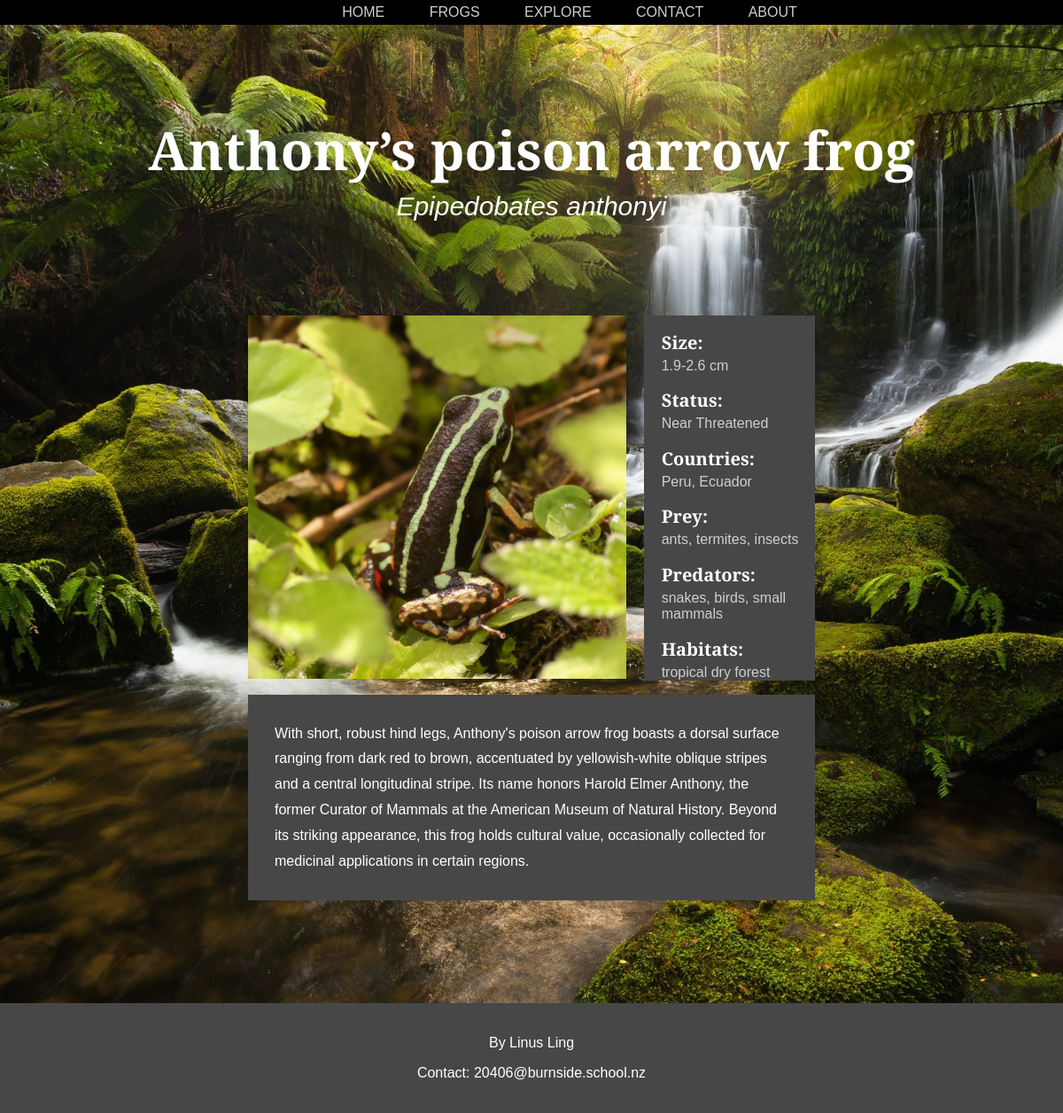
The page /frog/34 on the database its author committed.
### tables this page shows
CREATE TABLE frogs (id INTEGER PRIMARY KEY AUTOINCREMENT, name VARCHAR, image TEXT, description TEXT, scientific_name VARCHAR, min_size NUMERIC, max_size NUMERIC, status INTEGER REFERENCES statuses (id));

CREATE TABLE statuses (id INTEGER PRIMARY KEY AUTOINCREMENT, name VARCHAR);

CREATE TABLE country (id INTEGER PRIMARY KEY AUTOINCREMENT, name TEXT);

CREATE TABLE prey (id INTEGER PRIMARY KEY AUTOINCREMENT, name TEXT);

CREATE TABLE predator (id INTEGER PRIMARY KEY AUTOINCREMENT, name TEXT, description TEXT);

CREATE TABLE habitat (id INTEGER PRIMARY KEY AUTOINCREMENT, name TEXT, description TEXT);

### routes.py (the view)
@app.route('/frog/<int:id>')
def frog(id):
    queries = [['SELECT * FROM frogs WHERE id=?', (id,)],
               ['SELECT * FROM statuses WHERE id IN(SELECT status FROM frogs WHERE id =?)', (id,)],
               ['SELECT * FROM country WHERE id IN(SELECT cid FROM FrogCountry WHERE fid =?)', (id,)],
               ['SELECT * FROM prey WHERE id IN(SELECT pid FROM FrogPrey WHERE fid =?)', (id,)],
               ['SELECT * FROM predator WHERE id IN(SELECT pid FROM FrogPredator WHERE fid =?)', (id,)],
               ['SELECT * FROM habitat WHERE id IN(SELECT hid FROM FrogHabitat WHERE fid =?)', (id,)]]
    fetchall = [False, False, True, True, True, True, True]
    frog, status, country, prey, predator, habitat = fetch_data(queries, fetchall)
    return render_template("frog.html", frog=frog, status=status, country=country, prey=prey, predator=predator, habitat=habitat)

### routes.py (called while the page is built)
def fetch_data(queries: list, fetchall: list):
    conn = sqlite3.connect('frog.db')
    cur = conn.cursor()
    results = []
    for index, query in enumerate(queries):
        try:                                                 # checks if query[1] index exists, thefourtheye - https://stackoverflow.com/questions/29715501/how-can-i-check-if-a-list-index-exists
            cur.execute(query[0], query[1])
        except IndexError:
            cur.execute(query[0])
        if fetchall[index] is True:
            result = cur.fetchall()
        else:
            result = cur.fetchone()
        results.append(result)
    conn.close()
    return results

### templates/frog.html
{%extends "layout.html"%}
{%block content%}
<div class = "title">
    <h2>{{frog[1]}}</h2>
    <h3>{{frog[4]}}</h3>
</div>
<div class = "info_container">
    <img src = "/{{frog[2]}}" />
    <div class = "info">
        <h2>Size:</h2>
        {%if frog[5] != 0 %}
            <p>{{frog[5]}}-{{frog[6]}} cm</p>
        {%else%}
            <p>{{frog[6]}} cm<p>
        {%endif%}
        <h2>Status:</h2>
        <p>{{status[1]}}</p>
        <h2>Countries:</h2>
        <p>
            {%for item in country %}
                {{item[1]}}{{ "," if not loop.last }}
            {%endfor%}
        </p>
        <h2>Prey:</h2>
        <p>
            {%for item in prey %}
                {{item[1]}}{{ "," if not loop.last }}
            {%endfor%}
        </p>
        <h2>Predators:</h2>
        <p>
            {%for item in predator %}
                {{item[1]}}{{ "," if not loop.last }}
            {%endfor%}
        </p>
        <h2>Habitats:</h2>
        <p>
            {%for item in habitat %}
                {{item[1]}}{{ "," if not loop.last }}
            {%endfor%}
        </p>
    </div>
    <p class = "description">{{frog[3]}}</p>
</div>
{%endblock%}

### static/css/style.css (style rules this page uses)
body { margin: 0; padding: 0; min-height: 100vh; font-family: "Cormorant garamond", sans-serif; font-weight: 300; background: url("background.jpg") center/cover fixed no-repeat; color:rgb(255, 255, 255); display: flex; flex-direction: column; }
.info_container { display: grid; grid-template-columns: 2fr 1fr; padding: 100px; padding-top: 0px; margin: 0 15%; justify-content: center; }
.title { text-align: center; padding: 100px; }
.title h2 { margin: 0; font-size: 60px; }
.title h3 { margin: 6px; font-size: 30px; font-style: italic; font-weight: 2; }
.info_container img { object-fit: cover; width: 100%; height: 410px; }
.info { padding-left: 20px; margin-left: 20px; background-color: #474747; }
.info p { font-size: 16px; padding: 0; margin: 0; color: #cfcfcf; }
.info h2 { font-size: 20px; padding: 0; margin-bottom: 4px; }
.description { font-size: 16px; line-height: 1.8; padding: 30px; grid-column: span 2; background-color: #474747; }

### rows shown on the page
frogs: name "Anthony’s poison arrow frog", scientific_name "Epipedobates anthonyi", min_size "1.9", max_size "2.6", description "With short, robust hind legs, Anthony's poison arrow frog boasts a dorsal surface ranging from dark red to brown, accentuated by yellowish-white oblique stripes and a central longitudinal stripe. Its name honors Harold Elmer Anthony, the former Curator of Mammals at the American Museum of Natural History. Beyond its striking appearance, this frog holds cultural value, occasionally collected for medicinal applications in certain regions."
statuses: name "Near Threatened"
country: name "Peru", last ","
country: name "Ecuador"
prey: name "ants", last ","
prey: name "termites", last ","
prey: name "insects"
predator: name "snakes", last ","
predator: name "birds", last ","
predator: name "small mammals"
habitat: name "tropical dry forest"
